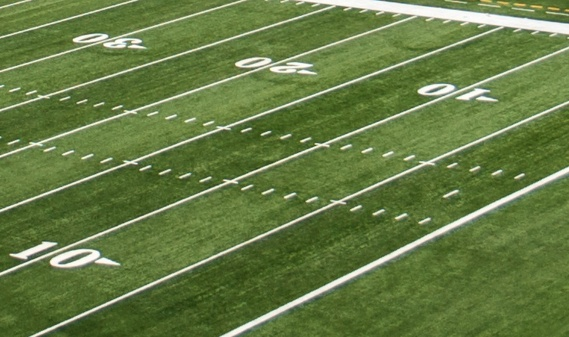
#> input picture HT4_HOUGH/campo1.jpg, 569 x 337 px, shrunk from 751 x 445 before the run
$ jupyter execute Hough_Transformation.ipynb
#> lines starting #> are read from the running program, lines starting #| are printed output that depends on the picture; after the words box and inside, x2 and y2 are one past the last pixel; in counts of white or black regions, pixels touching at a corner belong together
[cell 1]
import numpy as np
import pandas as pd
import cv2
import math

## Hough Transformation

[cell 2]
# Read image
img = cv2.imread('campo1.jpg', cv2.IMREAD_COLOR) # road.png is the filename
#> img is the input picture: shape (337, 569, 3); mean B, G, R 67.6, 123.1, 101.2
# Convert the image to gray-scale
gray = cv2.cvtColor(img, cv2.COLOR_BGR2GRAY)
# Find the edges in the image using canny detector
edges = cv2.Canny(gray, 50, 200)
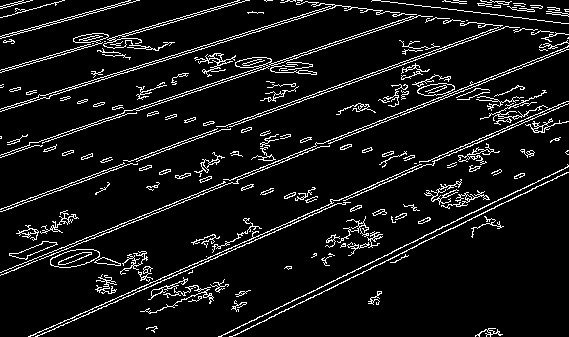
#> edges: shape (337, 569); 7.9% white in thin lines or dots
# Detect points that form a line
lines = cv2.HoughLinesP(edges, 1, np.pi/180, threshold=120, minLineLength=10, maxLineGap=250)
#> lines = 21 rows, first 6: [0, 275, 568, 46], [37, 336, 566, 101], [16, 205, 557, 8], [219, 336, 568, 166], [231, 336, 568, 172], [17, 202, 552, 7]
# Draw lines on the image
for line in lines:
    x1, y1, x2, y2 = line[0]
    cv2.line(img, (x1, y1), (x2, y2), (255,165,0), 3)
#> this loop made 21 passes
#> (x1, y1, x2, y2) on passes 1 to 12: (0, 275, 568, 46), (37, 336, 566, 101), (16, 205, 557, 8), (219, 336, 568, 166), (231, 336, 568, 172), (17, 202, 552, 7), (160, 279, 547, 107), (1, 272, 568, 43), (0, 157, 456, 0), (1, 108, 338, 5), (11, 107, 332, 8), (29, 143, 466, 1)
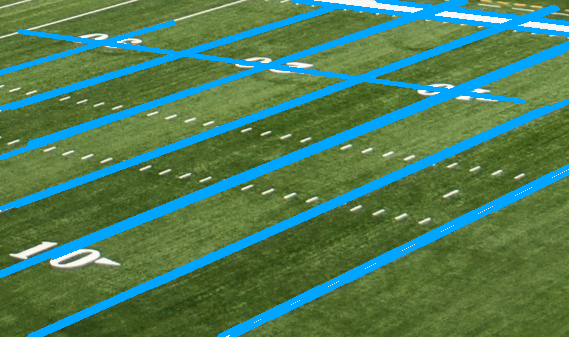
#> img: shape (337, 569, 3); 15.9% of pixels changed, all inside (x1, y1, x2, y2) = (0, 0, 569, 337)
# Show result
cv2.imwrite("h1.jpg", img)
#> Out = True

[cell 3]
# Read image
img = cv2.imread('campo2.jpg', cv2.IMREAD_COLOR) # road.png is the filename
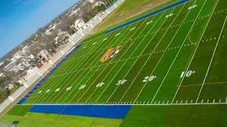
#> input picture HT4_HOUGH/campo2.jpg, 227 x 127 px, shrunk from 299 x 168 before the run
#> img is the input picture: shape (127, 227, 3); mean B, G, R 64.9, 121.1, 90.8
# Convert the image to gray-scale
gray = cv2.cvtColor(img, cv2.COLOR_BGR2GRAY)
#> gray: shape (127, 227)
# Find the edges in the image using canny detector
edges = cv2.Canny(gray, 50, 200)
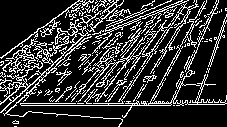
#> edges: shape (127, 227); 20.3% white in thin lines or dots
# Detect points that form a line
lines = cv2.HoughLinesP(edges, 1, np.pi/180, threshold=100, minLineLength=10, maxLineGap=250)
#> lines = [[7, 105, 183, 105], [0, 103, 226, 103], [0, 76, 188, 0], [0, 73, 182, 0], [0, 112, 123, 1], [3, 90, 224, 35]]
# Draw lines on the image
for line in lines:
    x1, y1, x2, y2 = line[0]
    cv2.line(img, (x1, y1), (x2, y2), (0,165,255), 3)
#> this loop made 6 passes
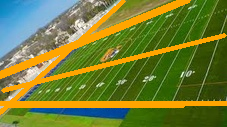
#> img: shape (127, 227, 3); 16.17% of pixels changed, all inside (x1, y1, x2, y2) = (0, 0, 227, 115)
# Show result
cv2.imwrite("h2.jpg", img)
#> Out = True

[cell 4]
# Read image
img = cv2.imread('campo3.jpg', cv2.IMREAD_COLOR) # road.png is the filename
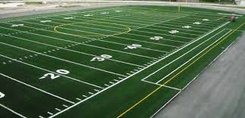
#> input picture HT4_HOUGH/campo3.jpg, 245 x 118 px, shrunk from 323 x 156 before the run
#> img is the input picture: shape (118, 245, 3); mean B, G, R 74.3, 103.3, 79.7
# Convert the image to gray-scale
gray = cv2.cvtColor(img, cv2.COLOR_BGR2GRAY)
#> gray: shape (118, 245)
# Find the edges in the image using canny detector
edges = cv2.Canny(gray, 50, 200)
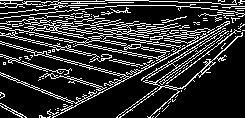
#> edges: shape (118, 245); 19% white in thin lines or dots
# Detect points that form a line
lines = cv2.HoughLinesP(edges, 1, np.pi/180, threshold=120, minLineLength=10, maxLineGap=250)
#> lines = [[0, 0, 244, 8], [53, 117, 239, 18]]
# Draw lines on the image
for line in lines:
    x1, y1, x2, y2 = line[0]
    cv2.line(img, (x1, y1), (x2, y2), (0,165,255), 2)
#> this loop made 2 passes
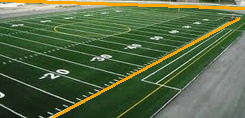
#> img: shape (118, 245, 3); 4.47% of pixels changed, all inside (x1, y1, x2, y2) = (0, 0, 245, 118)
# Show result
cv2.imwrite("h3.jpg", img)
#> Out = True

## Defining the Hough transformation function

[cell 5]
def hough_trans(image_in, image_out,thresh=100, color=(0,0,0), line_thickness=3):
    # Read image
#> called with image_in = 'campo1.jpg', image_out = 'test.jpg', thresh = 100, color = (0, 0, 0), line_thickness = 3
    img = cv2.imread(image_in, cv2.IMREAD_COLOR) # road.png is the filename
    # Convert the image to gray-scale
    gray = cv2.cvtColor(img, cv2.COLOR_BGR2GRAY)
    # Find the edges in the image using canny detector
    edges = cv2.Canny(gray, 50, 200)
    # Detect points that form a line
    lines = cv2.HoughLinesP(edges, 1, np.pi/180, threshold=thresh, minLineLength=10, maxLineGap=250)
#> lines = 29 rows, first 6: [0, 275, 568, 45], [0, 211, 558, 8], [37, 336, 566, 101], [219, 336, 568, 166], [230, 336, 568, 172], [17, 202, 553, 7]
    # Draw lines on the image
    for line in lines:
        x1, y1, x2, y2 = line[0]
        cv2.line(img, (x1, y1), (x2, y2), color, 3)
#> this loop made 29 passes
#> (x1, y1, x2, y2) on passes 1 to 12: (0, 275, 568, 45), (0, 211, 558, 8), (37, 336, 566, 101), (219, 336, 568, 166), (230, 336, 568, 172), (17, 202, 553, 7), (54, 329, 567, 101), (64, 247, 470, 83), (72, 318, 547, 107), (29, 143, 462, 3), (0, 157, 457, 0), (1, 108, 338, 5)
#> img: shape (337, 569, 3)
    # Show result
    cv2.imwrite(image_out, img)

[cell 6]
hough_trans("campo1.jpg","test.jpg")

## K means for image segmentation

[cell 7]
img = cv2.imread('grama_3.jpeg',cv2.IMREAD_COLOR)
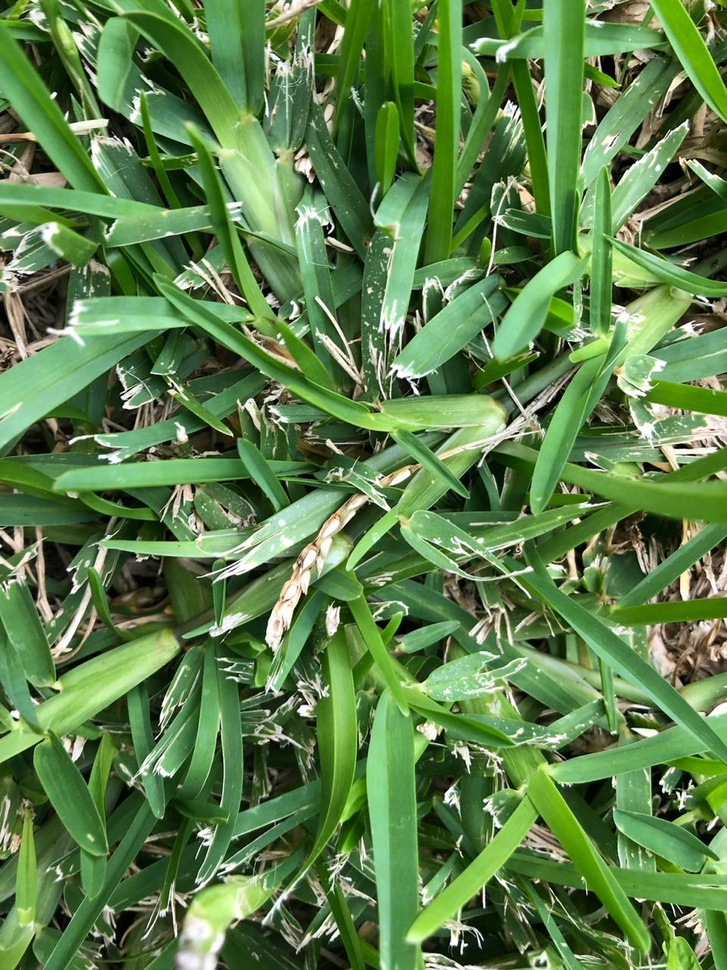
#> input picture HT4_HOUGH/grama_3.jpeg, 727 x 970 px, shrunk from 960 x 1280 before the run
#> img is the input picture: shape (970, 727, 3); mean B, G, R 73.9, 127.9, 92.5
Z = img.reshape((-1,3))
Z = np.float32(Z)
# define criteria, number of clusters(K) and apply kmeans()
criteria = (cv2.TERM_CRITERIA_EPS + cv2.TERM_CRITERIA_MAX_ITER, 10, 1.0)
#> criteria = (3, 10, 1)
K = 2
ret,label,center=cv2.kmeans(Z,K,None,criteria,10,cv2.KMEANS_RANDOM_CENTERS)
#> ret = 2.47e+09; center = [[132.3, 189.8, 150.2], [36.35, 88.09, 55.42]]

# Now convert back into uint8, and make original image
center = np.uint8(center)
#> center = [[132, 189, 150], [36, 88, 55]]
res = center[label.flatten()]
res2 = res.reshape((img.shape))
label = label.reshape((img.shape[0],img.shape[1]))
#> label: shape (970, 727) int32; values 0 (black) and 1 (white), 60.8% white; 1072 black regions (882 under 20 px), largest, box (x1, y1, x2, y2) and area: (89, 0, 727, 703) 102924, (327, 579, 727, 970) 48696, (50, 364, 342, 585) 14647
cv2.imshow('res2',res2)
cv2.waitKey(0)
cv2.destroyAllWindows()

[cell 8]
img.shape
#> Out = (970, 727, 3)

## Extracting clusters from segmented image

Apple and orange both share labels from the same cluster

[cell 9]
def extractCluster(image,label_image,label):
#> called with label = 0
    component=np.zeros(image.shape,np.uint8)
    component[label_image==label]=image[label_image==label]
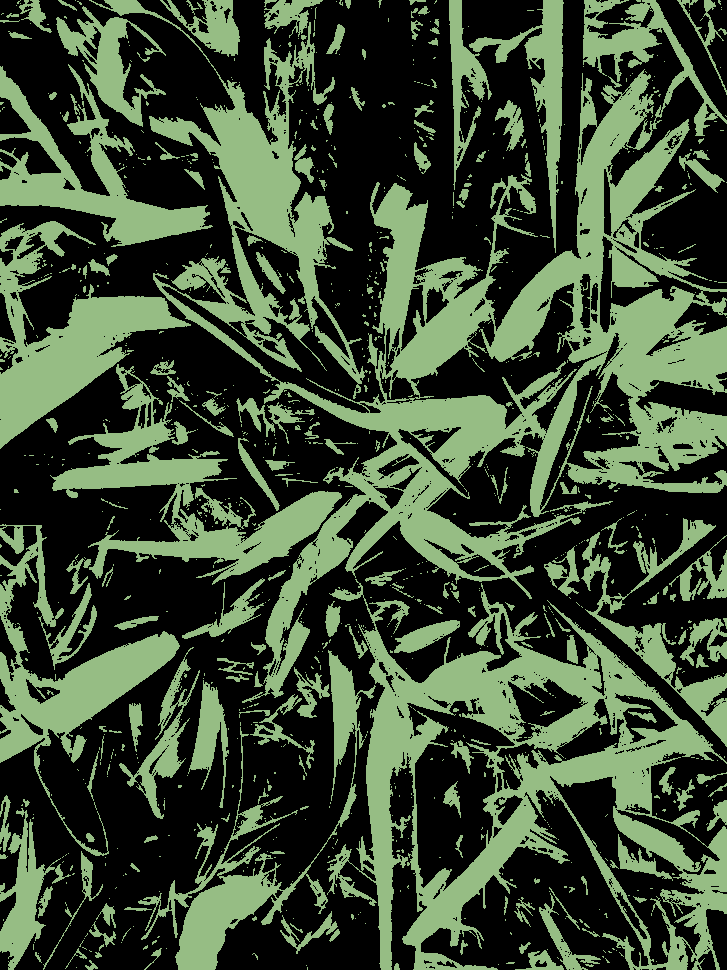
#> component: shape (970, 727, 3); mean B, G, R 51.7, 74, 58.7
    return component

[cell 10]
im_cluster = res2
extracted=extractCluster(im_cluster,label,0)
extracted.shape
#> Out = (970, 727, 3)
# [4 lines of commented-out code are left out]

[cell 11]
extracted_white = np.where(extracted>0,255,0)

[cell 12]
cv2.imwrite('grama_cluster_white.jpg',extracted_white)
#> Out = True
#cv2.imshow('res2',extracted_white)
#cv2.waitKey(0)
#cv2.destroyAllWindows()

[cell 13]
extracted_white.shape
#> Out = (970, 727, 3)
